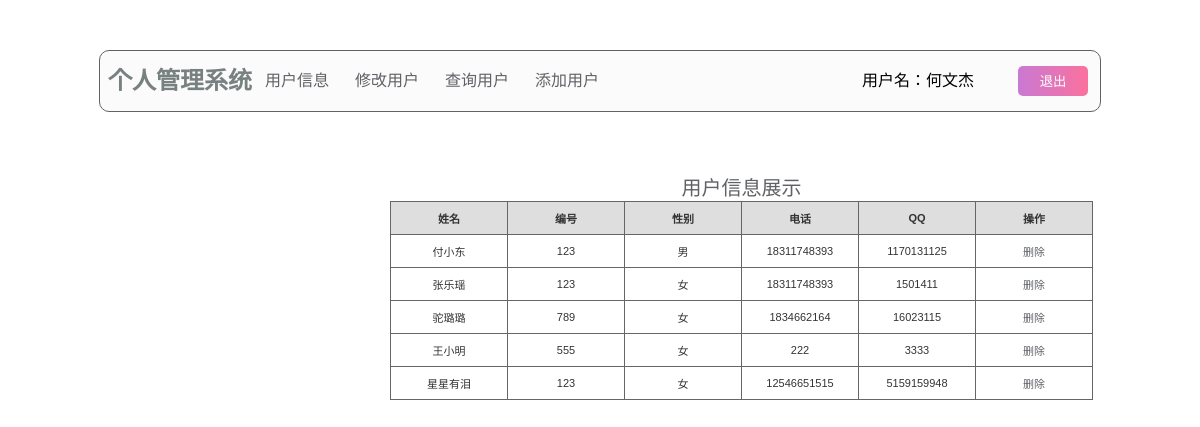
Screenshot of /zhuYe.php with the database file from the repository.
### tables this page shows
CREATE TABLE `stu` (
  `userid` int(10) NOT NULL,
  `user` varchar(50) DEFAULT NULL,
  `pwd` varchar(50) DEFAULT NULL,
  `xingBie` char(2) DEFAULT NULL,
  `dianHua` varchar(11) DEFAULT NULL,
  `banJi` varchar(50) DEFAULT NULL
);

### zhuYe.php (the view, shortened to what this page needs)
<?php
include_once("conn.php");
?>
<html>
<head>
</head>
<body>
<nav class="nav">
    <h2 class="left juzhong">个人管理系统</h2>
    <ul>
        <li><a href=""><span>用户信息</span></a></li>
        <li><a href="xiugai.php"><span>修改用户</span></a></li>
        <li><a href="cha.php"><span>查询用户</span></a></li>
        <li><a href="zeng.php"><span>添加用户</span></a></li>
    </ul>
    <div class="nav-yong left">
        <span>用户名：何文杰</span>
        <a href="index.php"><button type="button">退出</button></a>
    </div>
</nav>
<table class="gridtable" style="margin-left: 390px;margin-top: 60px;">
    <caption style="font-size: 20px;color: #606266">用户信息展示</caption>
    <tr>
        <th>姓名</th>
        <th>编号</th>
        <th>性别</th>
        <th>电话</th>
        <th>QQ</th>
        <th>操作</th>
    </tr>
    <?php
    $sql = "select * from stu";
    foreach ($conn->query($sql) as $stu){
        echo "<tr>";
        echo "<td>{$stu['user']}</td>";
        echo "<td>{$stu['pwd']}</td>";
        echo "<td>{$stu['xingBie']}</td>";
        echo "<td>{$stu['dianHua']}</td>";
        echo "<td>{$stu['banJi']}</td>";
        echo "<td><a href='shanchu.php?name={$stu['user']}'>删除</a></td>";
        echo "</tr>";
    }
    ?>
</table>
</body>
</html>

### zhuYe.php (style rules this page uses)
* { margin: 0; padding: 0; }
.nav { width: 1000px; height: 60px; border: #606266 1px solid; border-radius: 10px; background-color: rgba(125, 126, 127, 0.03); margin: 50px auto 0 auto; }
.nav ul li { list-style: none; width: 90px; height: 60px; float: left; text-align: center; line-height: 60px; }
.left { float: left; }
.juzhong { line-height: 60px; margin-left: 8px; color: #788080; }
.nav-yong { width: 230px; height: 60px; line-height: 60px; margin-left: 250px; }
.nav-yong a button { width: 70px; height: 30px; border: none; margin-left: 40px; color: white; text-align: center; background-image: linear-gradient(to right, #c979d4,#fa719d); border-radius: 5px; }
table.gridtable { font-family: verdana,arial,sans-serif; font-size:11px; color:#333333; border-width: 1px; border-color: #666666; border-collapse: collapse; }
table.gridtable th { border-width: 1px; padding: 8px; border-style: solid; border-color: #666666; background-color: #dedede; }
table.gridtable td { border-width: 1px; width: 100px; padding: 8px; text-align: center; border-style: solid; border-color: #666666; background-color: #ffffff; }
a { text-decoration: none; color: #606266; }

### rows the page displays
stu: user "付小东", pwd "123", xingBie "男", dianHua "18311748393", banJi "1170131125"
stu: user "张乐瑶", pwd "123", xingBie "女", dianHua "18311748393", banJi "1501411"
stu: user "驼璐璐", pwd "789", xingBie "女", dianHua "1834662164", banJi "16023115"
stu: user "王小明", pwd "555", xingBie "女", dianHua "222", banJi "3333"
stu: user "星星有泪", pwd "123", xingBie "女", dianHua "12546651515", banJi "5159159948"
